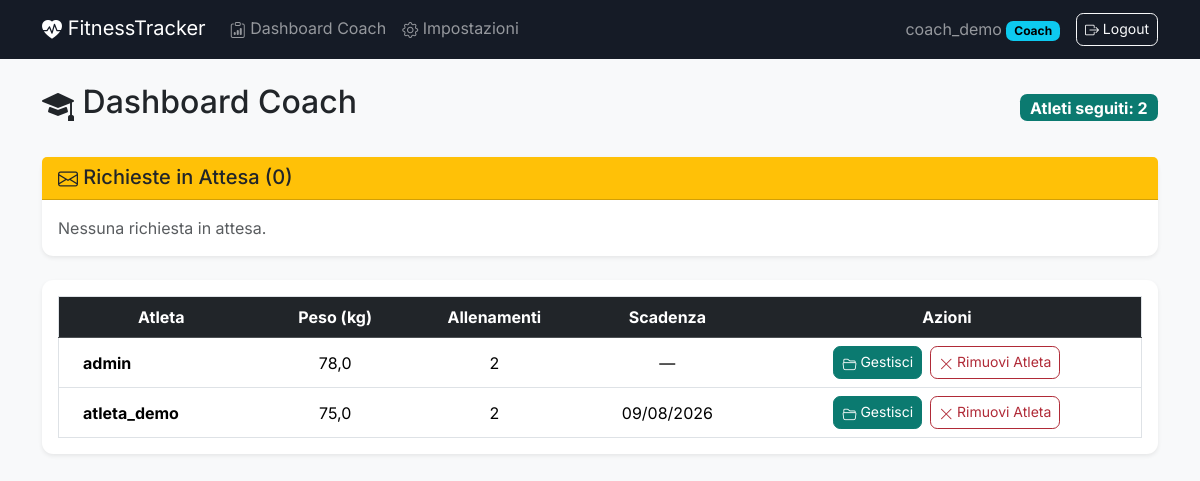
/workouts/ (signed in), run on an earlier commit of the app's database.
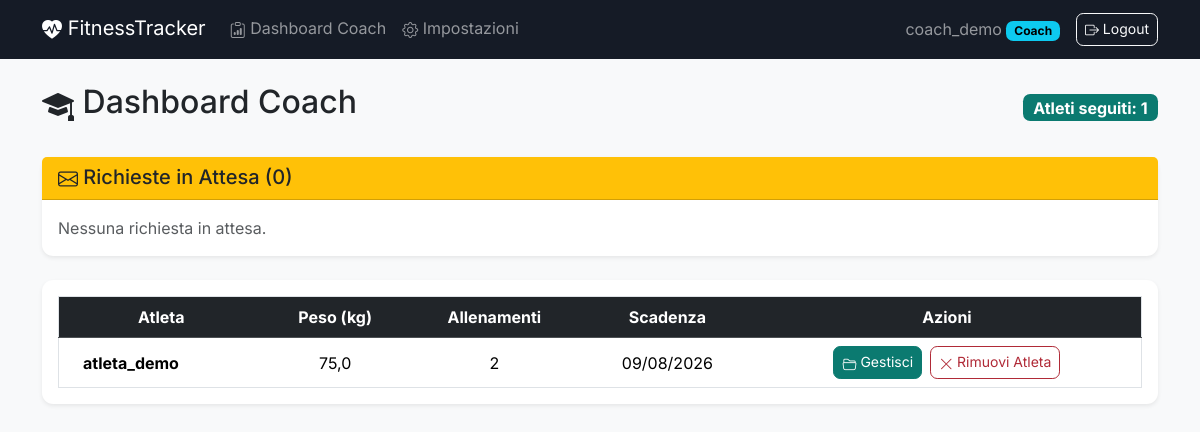
And on a later commit of the database.
### accounts/models.py (models this page shows, shortened)
class CustomUser(AbstractUser):
    is_coach = models.BooleanField(default=False)
    coach = models.ForeignKey(
        'self',
        on_delete=models.SET_NULL,
        null=True,
        blank=True,
        related_name='athletes'
    )
    age = models.PositiveIntegerField(null=True, blank=True)
    weight = models.FloatField(verbose_name="Peso Corporeo (kg)", null=True, blank=True)
    body_fat = models.FloatField(verbose_name="Massa Grassa (%)", null=True, blank=True)
    prezzo_mensile = models.DecimalField(
        verbose_name="Prezzo mensile (€)",
        max_digits=6, decimal_places=2, default=0.00
    )
    def get_active_subscription(self):
        if self.is_coach or not self.coach_id:
            return None
        return self.sent_requests.filter(
            coach=self.coach, status='ACCEPTED'
        ).order_by('-data_richiesta').first()
    def refresh_subscription_status(self):
        from django.utils import timezone
        if self.is_coach or not self.coach_id:
            return
        sub = self.get_active_subscription()
        if sub and sub.data_scadenza and sub.data_scadenza < timezone.now().date():
            sub.status = 'EXPIRED'
            sub.save()
            self.coach = None
            self.save()

class SubscriptionRequest(models.Model):
    STATUS_CHOICES = [
        ('PENDING', 'In attesa'),
        ('ACCEPTED', 'Accettata'),
        ('REJECTED', 'Rifiutata'),
        ('CANCELLED', 'Annullata'),
        ('EXPIRED', 'Scaduta'),
    ]
    atleta = models.ForeignKey(
        settings.AUTH_USER_MODEL, on_delete=models.CASCADE, related_name='sent_requests'
    )
    coach = models.ForeignKey(
        settings.AUTH_USER_MODEL, on_delete=models.CASCADE, related_name='received_requests'
    )
    status = models.CharField(max_length=10, choices=STATUS_CHOICES, default='PENDING')
    data_richiesta = models.DateTimeField(auto_now_add=True)
    data_scadenza = models.DateField(null=True, blank=True)
    class Meta:
        ordering = ['-data_richiesta']

### workouts/views.py (the view, shortened to what this page needs)
# urls.py: path('workouts/', WorkoutListView.as_view(), name='workout_list'),
class WorkoutListView(LoginRequiredMixin, ListView):
    model = WorkoutLog
    template_name = 'workouts/workout_list.html'
    context_object_name = 'workouts'
    def get(self, request, *args, **kwargs):
        if request.user.is_coach:
            for athlete in request.user.athletes.all():
                athlete.refresh_subscription_status()
            pending_requests = SubscriptionRequest.objects.filter(
                coach=request.user, status='PENDING'
            )
            return render(request, 'workouts/coach_dashboard.html', {
                'athletes': request.user.athletes.all(),
                'pending_requests': pending_requests,
            })
        return super().get(request, *args, **kwargs)

### templates/workouts/coach_dashboard.html (shortened to what this page needs)
{% extends 'base.html' %}
{% block content %}
<div class="d-flex flex-column flex-sm-row justify-content-between align-items-sm-center gap-2 mb-4">
    <h1 class="h2"><i class="bi bi-mortarboard-fill"></i> Dashboard Coach</h1>
    <span class="badge bg-primary fs-6">Atleti seguiti: {{ athletes|length }}</span>
</div>
<div class="card shadow-sm mb-4 border-warning">
    <div class="card-header bg-warning text-dark">
        <h2 class="h5 mb-0"><i class="bi bi-envelope"></i> Richieste in Attesa ({{ pending_requests|length }})</h2>
    </div>
    <div class="card-body">
        {% if pending_requests %}
            {% for req in pending_requests %}
                <div class="d-flex flex-column flex-md-row justify-content-between align-items-start align-items-md-center gap-2 border-bottom py-2">
                    <div>
                        <strong>{{ req.atleta.username }}</strong>
                        <small class="text-muted">vuole abbonarsi — {{ req.data_richiesta|date:"d/m/Y H:i" }}</small>
                    </div>
                    <div class="d-flex gap-2">
                        <form method="post" action="{% url 'accept_request' req.id %}" class="m-0">
                            {% csrf_token %}
                            <button type="submit" class="btn btn-sm btn-success"><i class="bi bi-check-circle-fill"></i> Accetta</button>
                        </form>
                        <form method="post" action="{% url 'reject_request' req.id %}" class="m-0">
                            {% csrf_token %}
                            <button type="submit" class="btn btn-sm btn-outline-danger"><i class="bi bi-x-lg"></i> Rifiuta</button>
                        </form>
                    </div>
                </div>
            {% endfor %}
        {% else %}
            <p class="text-muted mb-0">Nessuna richiesta in attesa.</p>
        {% endif %}
    </div>
</div>
<div class="card shadow-sm">
    <div class="card-body">
        {% if athletes %}
        <div class="d-none d-md-block table-responsive">
            <table class="table table-hover border align-middle mb-0">
                <thead class="table-dark text-center">
                    <tr>
                        <th>Atleta</th>
                        <th>Peso (kg)</th>
                        <th>Allenamenti</th>
                        <th>Scadenza</th>
                        <th>Azioni</th>
                    </tr>
                </thead>
                <tbody class="text-center">
                    {% for athlete in athletes %}
                    <tr>
                        <td class="fw-bold text-start ps-4">{{ athlete.username }}</td>
                        <td>{{ athlete.weight|default:"—" }}</td>
                        <td>{{ athlete.workouts.count }}</td>
                        <td>
                            {% with sub=athlete.get_active_subscription %}
                                {% if sub and sub.data_scadenza %}{{ sub.data_scadenza|date:"d/m/Y" }}{% else %}—{% endif %}
                            {% endwith %}
                        </td>
                        <td>
                            <div class="d-flex gap-2 justify-content-center">
                                <a href="{% url 'coach_athlete_detail' athlete.id %}" class="btn btn-sm btn-primary"><i class="bi bi-folder2-open"></i> Gestisci</a>
                                <form method="post" action="{% url 'terminate_subscription' athlete.id %}" class="m-0"
                                      onsubmit="return confirm('Rimuovere questo atleta?')">
                                    <button type="submit" class="btn btn-sm btn-outline-danger"><i class="bi bi-x-lg"></i> Rimuovi Atleta</button>
                                </form>
                            </div>
                        </td>
                    </tr>
                    {% endfor %}
                </tbody>
            </table>
        </div>
        {% else %}
        <p class="text-muted text-center mb-0">Nessun atleta associato al tuo profilo.</p>
        {% endif %}
    </div>
</div>
{% endblock %}

What changed in the data, as far as the page shows it:
no longer on this page (row edited): CustomUser: username "admin", weight "78,0", workouts.count "2"
Also different on the page:
{{ athletes|length }}: "2" → "1"
